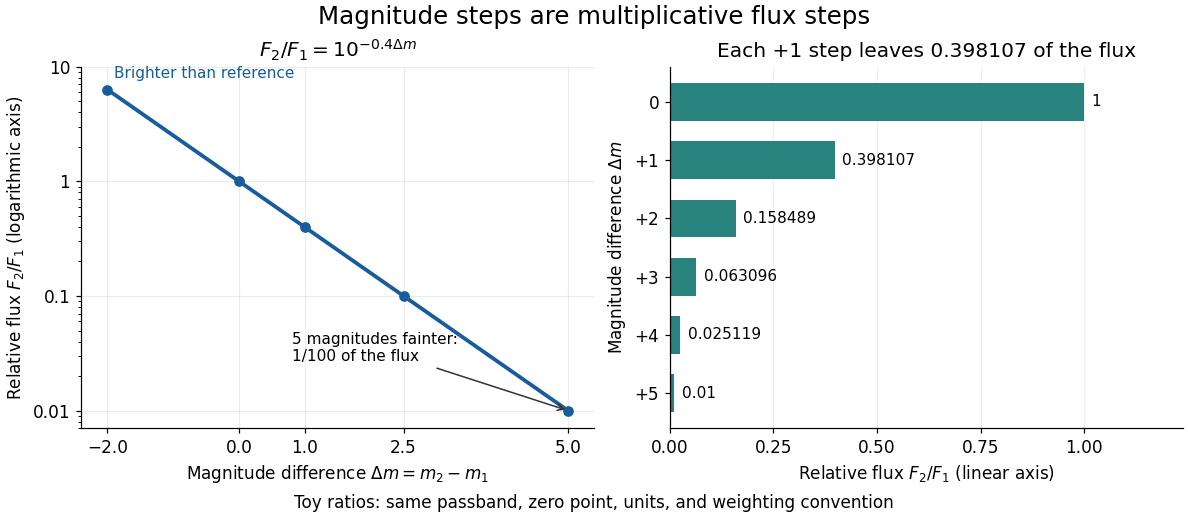

Write Python code to recreate this figure.
"""Original toy magnitude diagram; run from _media to write the PNG basename.

Tested with Python 3.14.4, matplotlib 3.10.7, numpy 2.3.5.
"""

from pathlib import Path

import matplotlib

matplotlib.use("Agg")
import matplotlib.pyplot as plt
import numpy as np


def main():
    plt.rcParams.update({"font.size": 11, "axes.spines.top": False,
                         "axes.spines.right": False, "savefig.facecolor": "white"})
    fig, (curve, bars) = plt.subplots(1, 2, figsize=(10.8, 4.7),
                                    layout="constrained", facecolor="white")
    fig.suptitle("Magnitude steps are multiplicative flux steps", fontsize=16)
    delta = np.linspace(-2, 5, 300)
    curve.plot(delta, 10 ** (-0.4 * delta), color="#175c9d", lw=2.5)
    key = np.array([-2, 0, 1, 2.5, 5])
    curve.scatter(key, 10 ** (-0.4 * key), color="#175c9d", zorder=3)
    curve.set(yscale="log", xlim=(-2.4, 5.4), ylim=(0.007, 10),
              xlabel=r"Magnitude difference $\Delta m=m_2-m_1$",
              ylabel=r"Relative flux $F_2/F_1$ (logarithmic axis)",
              title=r"$F_2/F_1=10^{-0.4\Delta m}$")
    curve.set_xticks([-2, 0, 1, 2.5, 5])
    curve.set_yticks([0.01, 0.1, 1, 10], labels=["0.01", "0.1", "1", "10"])
    curve.grid(alpha=0.23)
    curve.annotate("Brighter than reference", xy=(-1.7, 4.8), xytext=(-1.9, 8),
                   fontsize=10, color="#175c9d")
    curve.annotate("5 magnitudes fainter:\n1/100 of the flux", xy=(5, 0.01),
                   xytext=(0.8, 0.027), fontsize=10,
                   arrowprops={"arrowstyle": "->", "color": "#333333"})

    steps = np.arange(6)
    ratios = 10 ** (-0.4 * steps)
    bars.barh(steps, ratios, height=0.65, color="#28827d")
    bars.invert_yaxis()
    bars.set(xlim=(0, 1.24), xlabel=r"Relative flux $F_2/F_1$ (linear axis)",
             ylabel=r"Magnitude difference $\Delta m$",
             title="Each +1 step leaves 0.398107 of the flux")
    bars.set_yticks(steps, labels=[f"+{s}" if s else "0" for s in steps])
    bars.set_xticks([0, 0.25, 0.5, 0.75, 1])
    bars.grid(axis="x", alpha=0.2)
    bars.set_axisbelow(True)
    for step, ratio in zip(steps, ratios):
        bars.text(ratio + 0.018, step, f"{ratio:.6f}".rstrip("0").rstrip("."),
                  va="center", fontsize=10)
    fig.supxlabel("Toy ratios: same passband, zero point, units, and weighting convention",
                  fontsize=11)
    fig.savefig(Path(__file__).with_suffix(".png").name, dpi=110,
                facecolor="white", transparent=False)
    plt.close(fig)


if __name__ == "__main__":
    main()
